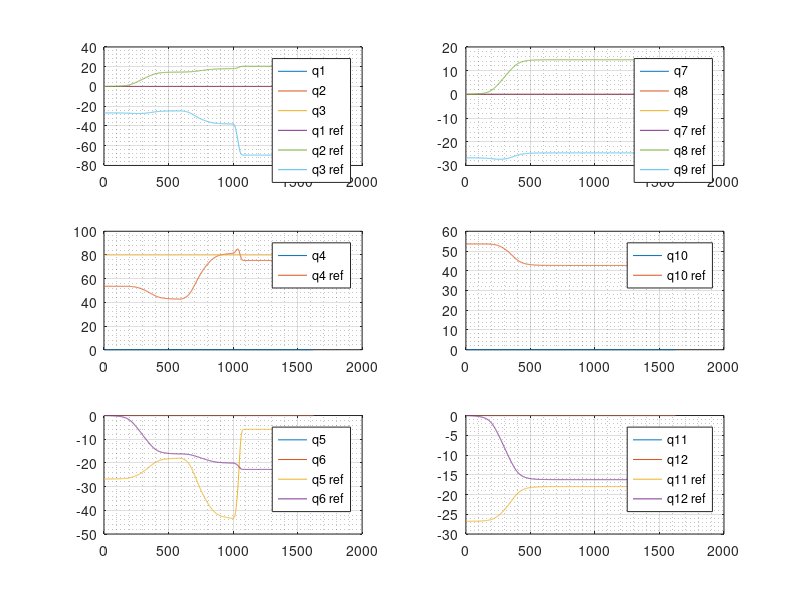
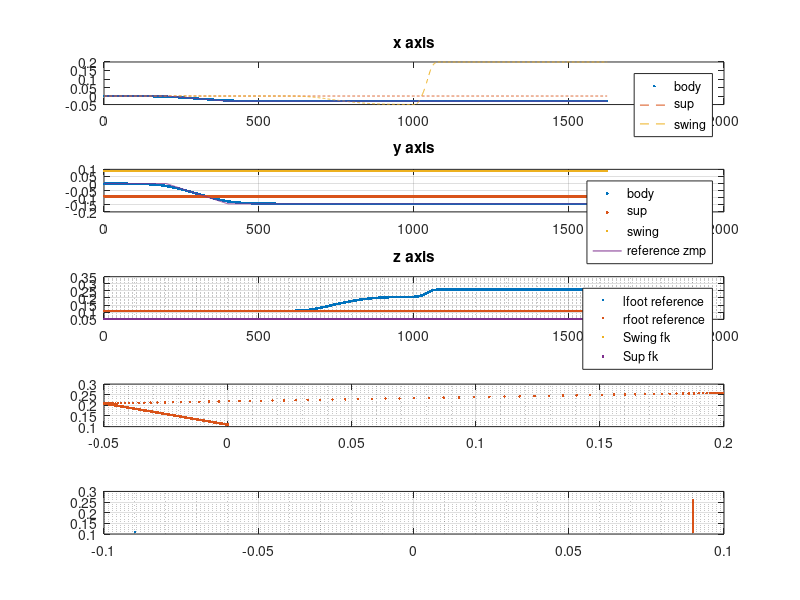

These charts were generated, in order, by the following MATLAB code:
clear
close all
load('data.txt')
% load('data_3S_NO_CONTROL.txt')
% data = data_3S_NO_CONTROL;
% load('data_ssp_after_offset_soft_left.txt')
% data = data_ssp_after_offset_soft_left;
% load('data_ssp_after_offset_soft_right.txt')
% data = data_ssp_after_offset_soft_right;
% load('data_left_ssp_no_scaling.txt')
% data = data_left_ssp_no_scaling;
% load('data_ssp_no_scaling_left_leg.txt')
% data = data_ssp_no_scaling_left_leg;
% load('data_ssp_no_scaling_right_leg.txt')
% data = data_ssp_no_scaling_right_leg;
% load('data_good_walk.txt')
% data = data_good_walk;
% load('data_walk_ok.txt')
% data = data_walk_ok;
plot_q          = 1;
plot_torque     = 0;
plot_zmp        = 0;
plot_est        = 0;
plot_est_state  = 0;
plot_fk         = 0;
plot_ref        = 1;
plot_f          = 0;
plot_body_angle = 0;
plot_phase      = 0;
plot_yaw        = 0;
scale   = 1;
begin   = 1;
% stop = 1000;
stop    = size(data,1);
t       = data(begin:stop,1);

robot_width             = 0.18;
foot_length_front       = 0.155;
% foot_length_back        = 0.095;
foot_width_inner        = 0.05;
foot_width_outer        = 0.09;

q1_ref = data(begin:stop,2)*scale;
q1_tau = data(begin:stop,4);
q2_ref = data(begin:stop,5)*scale;
q2_tau = data(begin:stop,7);
q3_ref = data(begin:stop,8)*scale;
q3_tau = data(begin:stop,10);
q4_ref = data(begin:stop,11)*scale;
q4_tau = data(begin:stop,13);
q5_ref = data(begin:stop,14)*scale;
q5_tau = data(begin:stop,16);
q6_ref = data(begin:stop,17)*scale;
q6_tau = data(begin:stop,19);
q7_ref = data(begin:stop,20)*scale;
q7_tau = data(begin:stop,22);
q8_ref = data(begin:stop,23)*scale;
q8_tau = data(begin:stop,25);
q9_ref = data(begin:stop,26)*scale;
q9_tau = data(begin:stop,28);
q10_ref = data(begin:stop,29)*scale;
q10_tau = data(begin:stop,31);
q11_ref = data(begin:stop,32)*scale;
q11_tau = data(begin:stop,34);
q12_ref = data(begin:stop,35)*scale;
q12_tau = data(begin:stop,37);

q1 = data(begin:stop,3)*scale;
q2 = data(begin:stop,6)*scale;
q3 = data(begin:stop,9)*scale;
q4 = data(begin:stop,12)*scale;
q5 = data(begin:stop,15)*scale;
q6 = data(begin:stop,18)*scale;
q7 = data(begin:stop,21)*scale;
q8 = data(begin:stop,24)*scale;
q9 = data(begin:stop,27)*scale;
q10 = data(begin:stop,30)*scale;
q11 = data(begin:stop,33)*scale;
q12 = data(begin:stop,36)*scale;
Ts = 5e-3;
q1d = diff(q1)/Ts;
q2d = diff(q2)/Ts;
q3d = diff(q3)/Ts;
q4d = diff(q4)/Ts;
q5d = diff(q5)/Ts;
q6d = diff(q6)/Ts;

q7d = diff(q7)/Ts;
q8d = diff(q8)/Ts;
q9d = diff(q9)/Ts;
q10d = diff(q10)/Ts;
q11d = diff(q11)/Ts;
q12d = diff(q12)/Ts;

d = 0.006;

Fxl = data(begin:stop,38);
Fyl = -data(begin:stop,39);
Fzl = data(begin:stop,40);
Txl = -data(begin:stop,41);
Tyl = data(begin:stop,42);
Tzl = data(begin:stop,43);


Fxr = data(begin:stop,44);
Fyr = -data(begin:stop,45);
Fzr = data(begin:stop,46);
Txr = -data(begin:stop,47);
Tyr = data(begin:stop,48);
Tzr = data(begin:stop,49);

% ZMP_x = ZMP_x(1:2000);
% ZMP_y = ZMP_y(1:2000);

phi = data(begin:stop,50);
theta = data(begin:stop,51);
psi = data(begin:stop,52);

x_est = data(begin:stop,53);
vx_est = data(begin:stop,54);
ax_est = data(begin:stop,55);
y_est = data(begin:stop,56);
vy_est = data(begin:stop,57);
ay_est = data(begin:stop,58);
zmpx_calc = data(begin:stop,59);
zmpy_calc = data(begin:stop,60);
comx_fk = data(begin:stop,61);
comy_fk = data(begin:stop,62);
comvy_fk = diff(comy_fk)/5e-3;
comay_fk = diff(comvy_fk)/5e-3;
supx_fk = data(begin:stop,63);
supy_fk = data(begin:stop,64);
supz_fk = data(begin:stop,117);
swingx_fk = data(begin:stop,65);
swingy_fk = data(begin:stop,66);
swingz_fk = data(begin:stop,118);
comx_ref = data(begin:stop,67);
comy_ref = data(begin:stop,68);
x_offs = data(begin:stop,69);
y_offs = data(begin:stop,70);
x_output1 = data(begin:stop,71);
x_output2 = data(begin:stop,72);
y_output1 = data(begin:stop,73);
y_output2 = data(begin:stop,74);

comvy_ref = data(begin:stop,75);
comay_ref = data(begin:stop,76);
y_mpc = data(begin:stop,77);
vy_mpc = data(begin:stop,78);
ay_mpc = data(begin:stop,79);

com_phi = data(begin:stop,80)*180/pi;
com_theta = data(begin:stop,81)*180/pi;
com_psi = data(begin:stop,82)*180/pi;
sup_phi = data(begin:stop,83)*180/pi;
sup_theta = data(begin:stop,84)*180/pi;
sup_psi = data(begin:stop,85)*180/pi;
swing_phi = data(begin:stop,86)*180/pi;
swing_theta = data(begin:stop,87)*180/pi;
swing_psi = data(begin:stop,88)*180/pi;

bodyx = data(begin:stop,89);
bodyy = data(begin:stop,90);
bodyz = data(begin:stop,91);

lfootx = data(begin:stop,92);
lfooty = data(begin:stop,93);
lfootz = data(begin:stop,94);

rfootx = data(begin:stop,95);
rfooty = data(begin:stop,96);
rfootz = data(begin:stop,97);

prefy  = data(begin:stop,98);
phase = data(begin:stop, 99);
idx = [phase == 0];
idx = find(idx);
idx = idx(1:50:end);

idx1 = [phase == 1];
idx1 = find(idx1);
idx1 = idx1(1:10:end);

offset_l_phi = data(begin:stop, 100)*180/pi;
offset_l_theta = data(begin:stop, 101)*180/pi;
offset_l_psi = data(begin:stop, 102)*180/pi;

offset_r_phi = data(begin:stop, 103)*180/pi;
offset_r_theta = data(begin:stop, 104)*180/pi;
offset_r_psi = data(begin:stop, 105)*180/pi;

Tipping_scale = data(1,106);
prefx = data(begin:stop,107);
body_theta = data(begin:stop, 109)*180/pi;
body_phi   = data(begin:stop, 110)*180/pi;

philref = data(begin:stop, 111)*180/pi;
thetalref = data(begin:stop, 112)*180/pi;
psilref = data(begin:stop, 113)*180/pi;

phirref = data(begin:stop, 114)*180/pi;
thetaref = data(begin:stop, 115)*180/pi;
psirref = data(begin:stop, 116)*180/pi;

ZMP_xl = (-Tyl-Fxl*d)./Fzl+prefx;
ZMP_yl = (Txl-Fyl*d)./Fzl+0.09;

ZMP_xr = (-Tyr-Fxr*d)./Fzr+prefx;
ZMP_yr = (Txr-Fyr*d)./Fzr-0.09;

ZMP_x = (ZMP_xl.*Fzl+ZMP_xr.*Fzr)./(Fzl+Fzr);
ZMP_y = (ZMP_yl.*Fzl+ZMP_yr.*Fzr)./(Fzl+Fzr);

ref_psi_support = data(begin:stop, 119);
ref_psi_swing = data(begin:stop, 120);

leftSupport = data(begin:stop, 121);
ref_psi_body = data(begin:stop, 122);

x_sup = data(begin:stop, 123);
y_sup = data(begin:stop, 124);
z_sup = data(begin:stop, 125);

x_swing = data(begin:stop, 126);
y_swing = data(begin:stop, 127);
z_swing = data(begin:stop, 128);

walking_mode = data(begin:stop, 129);
t = 1:length(t);
if plot_q == 1
    figure('units','normalized','outerposition',[-1 0 1 1],'name','Joint Angles')
    subplot(3,2,1)
    plot(t,q1,'-')
    hold on
    grid on
    grid minor
    
    plot(t,q2,'-')
    plot(t,q3,'-')
    plot(t,q1_ref,'-')
    hold on
    grid on
    plot(t,q2_ref,'-')
    plot(t,q3_ref,'-')
    legend('q1','q2','q3','q1 ref','q2 ref', 'q3 ref')
    subplot(3,2,3)
    plot(t,q4)
    hold on
    grid on
    grid minor
    
    plot(t,q4_ref,'-')
        plot(t, walking_mode*10)

    legend('q4','q4 ref')
    
    subplot(3,2,5)
    plot(t,q5,'-')
    grid on
    hold on
    grid minor
    
    plot(t,q6,'-')
    plot(t,q5_ref,'-')
    hold on
    plot(t,q6_ref,'-')
    legend('q5','q6','q5 ref', 'q6 ref')
    
    subplot(3,2,2)
    plot(t,q7,'-')
    hold on
    grid on
    
    grid minor
    plot(t,q8,'-')
    plot(t,q9,'-')
    plot(t,q7_ref,'-')
    grid on
    hold on
    plot(t,q8_ref,'-')
    plot(t,q9_ref,'-')
    legend('q7','q8','q9','q7 ref','q8 ref', 'q9 ref')
    
    subplot(3,2,4)
    plot(t,q10,'-')
    hold on
    grid on
    grid minor
    plot(t,q10_ref,'-')
    legend('q10','q10 ref')
    
    subplot(3,2,6)
    plot(t,q11,'-')
    hold on
    grid on
    grid minor
    
    plot(t,q12,'-')
    plot(t,q11_ref,'-')
    grid on
    hold on
    plot(t,q12_ref,'-')
    legend('q11','q12','q11 ref','q12 ref')
end

if plot_torque == 1
    figure('units','normalized','outerposition',[-1 0 1 1],'name','Joint Torques')
    subplot(3,2,1)
    plot(t,q1_tau,'.')
    hold on
    grid on
    plot(t,q2_tau,'-')
    plot(t,q3_tau,'-')
    legend('q1','q2','q3')
    
    subplot(3,2,3)
    plot(t,q4_tau)
    grid on
    legend('q4')
    
    subplot(3,2,5)
    plot(t,q5_tau,'-')
    grid on
    hold on
    plot(t,q6_tau,'-')
    legend('q5','q6')
    
    subplot(3,2,2)
    plot(t,q7_tau,'-')
    hold on
    grid on
    plot(t,q8_tau,'-')
    plot(t,q9_tau,'-')
    legend('q7','q8','q9')
    
    subplot(3,2,4)
    plot(t,q10_tau,'-')
    grid on
    legend('q10')
    
    subplot(3,2,6)
    plot(t,q11_tau,'-')
    hold on
    grid on
    plot(t,q12_tau,'-')
    legend('q11','q12')
end

if plot_zmp == 1
    figure('units','normalized','outerposition',[-1 0 1 1],'name','ZMP')
    subplot(2,1,1)
    plot(t, ZMP_x)
    hold on
    grid on
    grid minor
    plot(t, ZMP_xl,'.')
    plot(t, ZMP_xr,'.')
    legend('ZMP','ZMP left', 'ZMP right')
    ylim([0 0.4])
    
    subplot(2,1,2)
    plot(t, ZMP_y)
    hold on
    grid on
    grid minor
    plot(t, ZMP_yl,'.')
    plot(t, ZMP_yr,'.')
    ylim([-0.2 0.2])
    legend('ZMP','ZMP left', 'ZMP right')
end

if plot_est == 1
    figure('units','normalized','outerposition',[-1 0 1 1],'name','Estimation')
    subplot(2,1,1)
    plot(t, x_est,'-');
    hold on
    grid on
    grid minor
    plot(t,comx_ref,'-')
    plot(t, comx_fk,'-')
    plot(t, zmpx_calc,'.')
    plot(t, x_output1,'-')
    plot(t, prefx,'.')
    
    legend('x state (no offset) estimation', 'X ref', 'X fk', 'ZMP X', ...
        'X output (with offset) estimation','ZMP x ref')
    
    subplot(2,1,2)
    %         yyaxis left
    
    plot(t, y_est,'-')
    hold on
    grid on
    grid minor
    %     plot(t, y_output1,'-')
    plot(t,comy_ref,'-')
    plot(t, comy_fk,'-')
    plot(t, prefy,'.')
    plot(t, zmpy_calc,'--')
    plot(t, y_output2,'r')
    %     a = gca;
    %     plot([idx, idx], [a.YLim], 'g')
    
    
    %     plot([t(1) t(end)], [0.049 0.049], 'c')
    %         plot(t, lfootz,'.')
    %     yyaxis right
    %     plot(t, Fzl)
    %     plot([t(1) t(end)], [0.196 0.196], 'c')
    
    legend('y state (no offset) estimation','reference com y',...
        'Y fk', 'Reference ZMP Y', ...
        'Real (measured) zmp y','Model ZMP (estimated - LIP)','FLC phase')
    %     subplot(3,1,3)
    %     plot(t, x_offs)
    %     hold on
    %     grid on
    %     plot(t, y_offs)
    %     legend('X_offset', 'Y_offset')
%     figure
%     idx_phase_1 = phase == 1;
%     idx_phase_0 = phase == 0;
%     Fzl_tmp = Fzl(idx_phase_0);
%     Fzr_tmp = Fzr(idx_phase_0);
%     
%     idx_l_touching = Fzl_tmp < -20;
%     idx_r_touching = Fzr_tmp < -20;
%     ZMP_xl_tmp = ZMP_xl(idx_phase_0);
%     ZMP_yl_tmp = ZMP_yl(idx_phase_0);
%     ZMP_xr_tmp = ZMP_xr(idx_phase_0);
%     ZMP_yr_tmp = ZMP_yr(idx_phase_0);
%     
%     idx_ = phase == 2 | phase == 3;
%     plot(zmpx_calc(idx_),zmpy_calc(idx_),'.')
%     hold on
%     grid on
%     grid minor
%     plot(zmpx_calc(idx_phase_1),zmpy_calc(idx_phase_1),'r.')
%     plot(zmpx_calc(idx_phase_0),zmpy_calc(idx_phase_0),'g.')
% %     plot(ZMP_xl_tmp(idx_l_touching), ZMP_yl_tmp(idx_l_touching),'b.')
% %     plot(ZMP_xr_tmp(idx_r_touching), ZMP_yr_tmp(idx_r_touching),'b.')
%     rectangle('Pos', [0.00-foot_length_back robot_width/2-foot_width_inner foot_length_back+foot_length_front foot_width_inner+foot_width_outer])    
%     plot(0.00, robot_width/2,'rx')
%     rectangle('Pos', [0.0-foot_length_back -robot_width/2-foot_width_outer foot_length_back+foot_length_front foot_width_inner+foot_width_outer])
%     plot(0.0, -robot_width/2,'rx')
%     for i = 1:4
%         x_tmp = 0.15*i-foot_length_back;
%         if mod(i,2) == 1
%             y_tmp = robot_width/2-foot_width_inner;
%             plot(0.15*i, robot_width/2,'rx')
%         else
%             y_tmp = -robot_width/2-foot_width_outer;
%             plot(0.15*i, -robot_width/2,'rx')
%         end
%         
%         rectangle('Pos', [x_tmp y_tmp  foot_length_back+foot_length_front foot_width_inner+foot_width_outer])
%         
%         
%     end
%     legend('Single support', 'Foot landing control', 'Double Support')
%     %     rectangle('Pos', [-2 0 1 2])
end



if plot_est_state == 1
    zmp_est = [1 0 -0.6/9.81]*[y_est, vy_est, ay_est]';
    
    figure('units','normalized','outerposition',[-1 0 1 1],'name','Estimation')
    subplot(3,1,1)
    plot(t,comy_ref,'-')
    hold on
    plot(t,y_est,'-');
    plot(t, zmp_est)
    plot(t, ZMP_y)
    plot(t, prefy,'-','linewidth',0.5)
    plot(t, comy_fk,'-')
    
    legend('Comy reference', 'Y est','estimated zmp','real zmp','reference zmp','COM fk')
    subplot(3,1,2)
    plot(t, comvy_ref,'-')
    hold on
    plot(t, vy_est,'-')
    legend('Ref vy', 'Est vy')
    subplot(3,1,3)
    plot(t, comay_ref,'-')
    hold on
    %     plot(t, ay_mpc)
    plot(t,ay_est ,'-')
    legend('Ref ay',  'Est ay')
end

% supy_fk = supy_fk+comy_fk;
% swingy_fk = swingy_fk +comy_fk;
if plot_f == 1
    figure('units','normalized','outerposition',[-1 0 1 1],'name','Force')
    subplot(3,1,1)
    plot(t, Fzl)
    grid on
    grid minor
    hold on
    plot(t,Fzr)
%     a = gca;
%     plot([idx, idx], [a.YLim], 'g')
    legend('Fzl','Fzr')
    title('Fz')
    subplot(3,1,2)
    plot(t, Tyl)
    grid on
    grid minor
    hold on
    plot(t,Tyr)
%     a = gca;
%     plot([idx, idx], [a.YLim], 'g')
    title('Ty')
    legend('Tyl','Tyr')
    subplot(3,1,3)
    plot(t, Txl)
    grid on
    grid minor
    hold on
    plot(t,Txr)
%     a = gca;
%     plot([idx, idx], [a.YLim], 'g')
    legend('Txl','Txr')
    title('Tx')
    
end
if plot_fk == 1
    figure('units','normalized','outerposition',[-1 0 1 1],'name','Position FK')
    subplot(2,1,1)
    plot(t, supx_fk,'.')
    hold on
    grid on
    grid minor
    plot(t, swingx_fk,'.')
    plot(t, comx_fk,'.')
    plot(t, comx_ref,'.')
    plot(t, lfootx,'.')
    plot(t, rfootx,'.')
    legend('Sup x', 'Swing x','COM','Ref COM','Left foot', 'Right foot')
    subplot(2,1,2)
    plot(t, supy_fk,'.')
    hold on
    plot(t, swingy_fk,'.')
    plot(t, comy_fk,'.')
    plot(t,comy_ref,'.')
    plot(t, lfooty,'.')
    plot(t, rfooty,'.')
    
    legend('Sup y', 'Swing y', 'COM', 'Ref COM','Left foot','Right foot')
    
    figure('units','normalized','outerposition',[-1 0 1 1],'name','FK Euler Angles')
    %     plottools
    subplot(3,1,1)
    plot(t, com_phi)
    hold on
    grid on
    grid minor
    plot(t, sup_phi,'.','linewidth',2)
    plot(t, swing_phi,'.','linewidth',2)
    plot(t,philref,'.')
    plot(t,phirref,'.')
    plot(t,offset_l_phi,'.')
    plot(t,offset_r_phi,'.')
    %     a = gca;
    %         plot([idx, idx], [a.YLim], 'g')
    
    legend('COM', 'SUP', 'SWING','Phiref_l','Phiref_r','Offset Phiref_l',' Offset Phiref_r')
    
    subplot(3,1,2)
    plot(t, com_theta)
    hold on
    grid on
    grid minor
    plot(t, sup_theta,'.','linewidth',2)
    plot(t, swing_theta,'.','linewidth',2)
    plot(t,thetalref,'.')
    plot(t,thetaref,'.')
    plot(t,offset_l_theta,'.')
    plot(t,offset_r_theta,'.')
    %         a = gca;
    %         plot([idx, idx], [a.YLim], 'g')
    legend('COM', 'SUP', 'SWING','Thetaref_l','Thetaref_r','Offset Phiref_l',' Offset Phiref_r')
    
    subplot(3,1,3)
    plot(t, com_psi)
    hold on
    grid on
    grid minor
    plot(t, sup_psi,'.','linewidth',2)
    plot(t, swing_psi,'.','linewidth',2)
    plot(t,psilref,'.')
    plot(t,psirref,'.')
    plot(t,offset_l_psi,'.')
    plot(t,offset_r_psi,'.')
    %     a = gca;
    %     plot([idx, idx], [a.YLim], 'g')
    legend('COM', 'SUP', 'SWING','Psiref_l','Psiref_r','Offset Phiref_l',' Offset Phiref_r')
    
end

if plot_ref == 1
    figure('units','normalized','outerposition',[-1 0 1 1],'name','Reference foot trajectories')
    subplot(5,1,1)
    plot(t, bodyx,'.')
    hold on
%     grid on
%     plot(t, lfootx,'.')
%     plot(t, rfootx,'.')
    plot(t, x_sup,'--')
    plot(t, x_swing,'--')
    plot(t,prefx)
    legend('body','sup','swing')
    title('x axis')
    subplot(5,1,2)
    plot(t, bodyy,'.')
    hold on
    grid on
%     plot(t, lfooty,'.')
%     plot(t, rfooty,'.')
    plot(t, y_sup,'.')
    plot(t, y_swing,'.')
    plot(t, prefy)
%     plot(t, leftSupport*0.1,'.')
    legend('body','sup','swing', 'reference zmp')
    title('y axis')
    subplot(5,1,3)
    plot(t, lfootz,'.')
    hold
    grid on
    grid minor
    plot(t, rfootz,'.')
    plot(t, swingz_fk,'.')
    plot(t, supz_fk,'.')
    %     a = gca;
    %     plot([idx1, idx1], [a.YLim], 'g--')
    %     plottools
    legend('lfoot reference','rfoot reference','Swing fk','Sup fk')
    title('z axis')
    subplot(5,1,4)
%     plot(t,phase,'.')
    plot(rfootx, rfootz,'.')
    hold on%     plot(t, leftSupport*0.1,'.')
    grid on
    grid minor
    plot(lfootx, lfootz,'.')
     subplot(5,1,5)
%     plot(t,phase,'.')
    plot(rfooty, rfootz,'.')
    hold on%     plot(t, leftSupport*0.1,'.')
    grid on
    grid minor
    plot(lfooty, lfootz,'.')
end

if plot_body_angle == 1
    
    figure('units','normalized','outerposition',[-1 0 1 1],'name','Body angles')
    subplot(3,1,1)
    plot(t, phi,'.')
    hold on
    grid on
    grid minor
    plot(t, body_phi,'.','linewidth',2)
%     a = gca;
%     plot([idx, idx], [a.YLim], 'g')
%     ylim([-10 10])
    legend('IMU Phi')
    
    subplot(3,1,2)
    plot(t, theta,'.')
    hold on
    grid on
    grid minor
    plot(t, body_theta,'.','linewidth',2)
    %     plot(t, body_theta,'.')
%     a = gca;
%     plot([idx, idx], [a.YLim], 'g')
%     ylim([-10 10])
    legend('IMU Theta', 'Reference theta')
    
    subplot(3,1,3)
    plot(t, psi,'.')
    hold on
    grid on
    grid minor
    plot(t, com_psi)
%     a = gca;
%     plot([idx, idx], [a.YLim], 'g')
%     ylim([-20 20])
    legend('IMU Psi')
    
end

if plot_phase == 1
    figure('units','normalized','outerposition',[-1 0 1 1],'name','Body angles')
    plot(t,phase,'.')
    grid on
    grid minor
end
% a  = length(comy_ref);
% plot(1:a, comy_ref(1:a))
% hold on
% plot(1:a, ZMP_y)
% ylim([0 0.3])


% figure
% plot(t, data(:,101),'-')
% grid on
% grid minor


if plot_yaw == 1
    figure('units','normalized','outerposition',[-1 0 1 1],'name','Reference foot trajectories')
    plot(lfootx, lfooty,'.','linewidth',2)
    hold on
    grid on
    grid minor
    axis equal
	plot(rfootx, rfooty,'-','linewidth',2)
    plot(prefx, prefy,'--')
    
    plot(rfootx, rfooty,'rx')
    for i  = 1:500:length(ref_psi_support)
        len = 0.1;
        
        xshort = len * cos(ref_psi_support(i));
        yshort = len * sin(ref_psi_support(i));
%         yshort = tan(ref_psi_support(i))*xshort;
        
        plot([lfootx(i) lfootx(i)+xshort], [lfooty(i) lfooty(i)+yshort],'r','linewidth',5)
 
        xshort = len * cos(ref_psi_swing(i));
        yshort = len * sin(ref_psi_swing(i));
%         yshort = tan(ref_psi_swing(i))*xshort;
        
        plot([rfootx(i) rfootx(i)+xshort], [rfooty(i) rfooty(i)+yshort],'r','linewidth',2)

%     plot([swing(i,1) swing(i,1)+xshort], [swing(i,2) swing(i,2)+yshort],'c','linewidth',2)
    end
    
    

foot_distance_x = diff(lfootx);
foot_distance_y = diff(lfooty);

foot_distance = sqrt(foot_distance_x.^2+foot_distance_y.^2);
foot_distance(foot_distance == 0) = [];

%     subplot(3,1,1)
%     plot(t, bodyx,'.')
%     hold on
%     grid on
%     plot(t, lfootx,'.')
%     plot(t, rfootx,'.')
% figure
% subplot(2,1,1)
%     plot(t,prefx,'.')
%     grid on
%     hold on
%     grid minor
% %     legend('body','lfoot','rfoot')
% %     title('x axis')
% %     subplot(3,1,2)
% %     plot(t, bodyy,'.')
% %     hold on
% %     grid on
% %     plot(t, lfooty,'.')
% %     plot(t, rfooty,'.')
%     plot(t, lfootx,'.')
% subplot(2,1,2)
%     plot(t, prefy,'.')
%     hold on
%     grid on 
%     grid minor
%     plot(t, lfooty,'.')
%     legend('body','lfoot','rfoot', 'reference zmp')
%     title('y axis')
%     subplot(3,1,3)
%     plot(t, lfootz,'.')
%     hold
%     grid on
%     grid minor
%     plot(t, rfootz,'.')
%     plot(t, swingz_fk,'.')
%     plot(t, supz_fk,'.')
%     %     a = gca;
%     %     plot([idx1, idx1], [a.YLim], 'g--')
%     %     plottools
%     legend('lfoot reference','rfoot reference','Swing fk','Sup fk')
%     title('z axis')
figure
plot(t, ref_psi_support*180/pi,'.')
hold on
plot(t, ref_psi_swing*180/pi,'.')
plot(t, ref_psi_body*180/pi,'.')
legend('Support','Swing','Body')
% plot(t, leftSupport*10)
end

% figure 
% plot(t,psilref)
% hold on
% plot(t,psirref)
